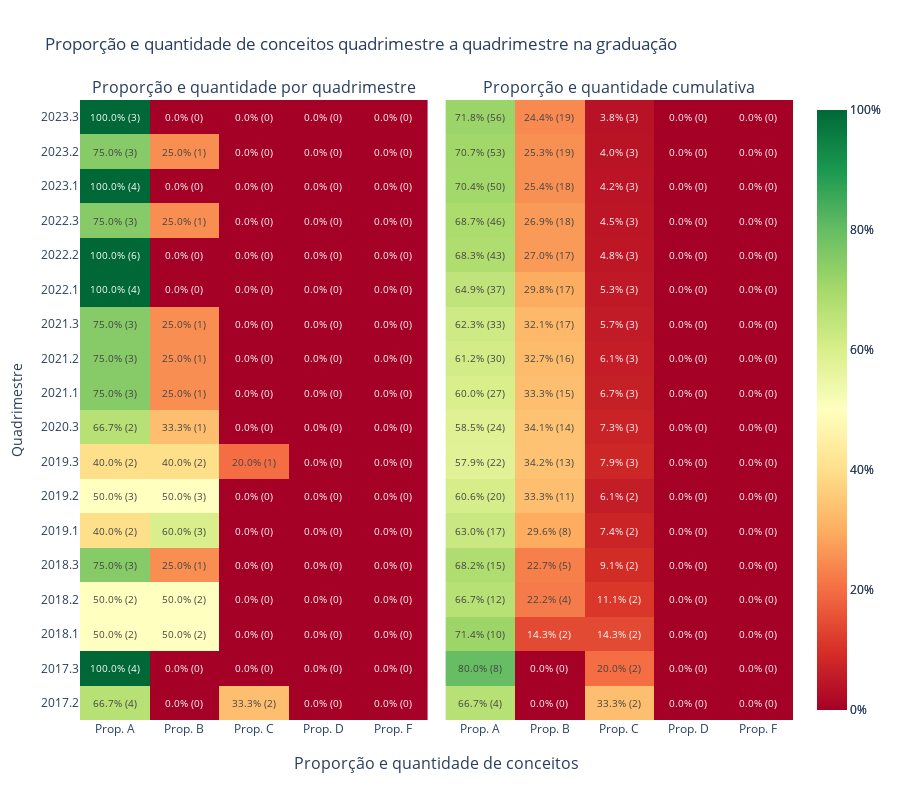

This figure's notebook cell:
### Markdown cell above
Assim, podemos combinar os resultados em um subplot com dois heatmaps:

### Code cell
x_grades_prop_quad = [f'Prop. {grade[-1]}' for grade in df_ufabc_grades_prop_quad.columns]
y_grades_prop_quad = df_ufabc_grades_prop_quad.index
z_grades_prop_quad = df_ufabc_grades_prop_quad.apply(lambda s: s/s.sum(), axis=1).values
text_1 = df_ufabc_grades_prop_quad.apply(lambda s: np.round(s/s.sum()*100,1), axis=1).astype(str) + '% (' + df_ufabc_grades_prop_quad.astype(str) + ')'

x_grades_prop_cum_quad = [f'Prop. {grade[-1]}' for grade in df_ufabc_grades_cum_quad.columns]
y_grades_prop_cum_quad = df_ufabc_grades_cum_quad.index
z_grades_prop_cum_quad = df_ufabc_grades_cum_quad.apply(lambda s: s/s.sum(), axis=1).values
text_2 = df_ufabc_grades_cum_quad.apply(lambda s: np.round(s/s.sum()*100, 1), axis=1).astype(str) + '% (' + df_ufabc_grades_cum_quad.astype(str) + ')'

fig_grades_prop_cum_quad = make_subplots(rows=1, cols=2, shared_yaxes=True, horizontal_spacing=0.025, x_title='Proporção e quantidade de conceitos',
                                         subplot_titles=['Proporção e quantidade por quadrimestre', 'Proporção e quantidade cumulativa'])

fig_grades_prop_cum_quad.add_trace(go.Heatmap(x=x_grades_prop_quad, y=y_grades_prop_quad, z=z_grades_prop_quad, text=text_1,
                                          texttemplate='%{text}', zhoverformat='.1%', colorscale=HEATMAP_PALETTE, 
                                          hoverinfo='x+y+z', colorbar_tickformat='.0%', zmin=0, zmax=1), row=1, col=1)

fig_grades_prop_cum_quad.add_trace(go.Heatmap(x=x_grades_prop_cum_quad, y=y_grades_prop_cum_quad, z=z_grades_prop_cum_quad, 
                                              text=text_2, texttemplate='%{text}', zhoverformat='.1%', 
                                              colorscale=HEATMAP_PALETTE, hoverinfo='x+y+z', zmin=0, zmax=1,
                                              colorbar_tickformat='.0%'), row=1, col=2)


fig_grades_prop_cum_quad.update_layout({'title': 'Proporção e quantidade de conceitos quadrimestre a quadrimestre na graduação', 
                                        'yaxis_title': 'Quadrimestre', 'height': 800})
fig_grades_prop_cum_quad.show()

### Figure 1 — Plotly figure (JSON) as saved in the notebook; plotly's stock layout.template omitted (floating-point values rounded to 4 significant figures)
{"data": [{"colorbar": {"tickformat": ".0%"}, "colorscale": [[0, "rgb(165,0,38)"], [0.1, "rgb(215,48,39)"], [0.2, "rgb(244,109,67)"], [0.3, "rgb(253,174,97)"], [0.4, "rgb(254,224,139)"], [0.5, "rgb(255,255,191)"], [0.6, "rgb(217,239,139)"], [0.7, "rgb(166,217,106)"], [0.8, "rgb(102,189,99)"], [0.9, "rgb(26,152,80)"], [1, "rgb(0,104,55)"]], "hoverinfo": "x+y+z", "text": [["66.7% (4)", "0.0% (0)", "33.3% (2)", "0.0% (0)", "0.0% (0)"], ["100.0% (4)", "0.0% (0)", "0.0% (0)", "0.0% (0)", "0.0% (0)"], ["50.0% (2)", "50.0% (2)", "0.0% (0)", "0.0% (0)", "0.0% (0)"], ["50.0% (2)", "50.0% (2)", "0.0% (0)", "0.0% (0)", "0.0% (0)"], ["75.0% (3)", "25.0% (1)", "0.0% (0)", "0.0% (0)", "0.0% (0)"], ["40.0% (2)", "60.0% (3)", "0.0% (0)", "0.0% (0)", "0.0% (0)"], ["50.0% (3)", "50.0% (3)", "0.0% (0)", "0.0% (0)", "0.0% (0)"], ["40.0% (2)", "40.0% (2)", "20.0% (1)", "0.0% (0)", "0.0% (0)"], ["66.7% (2)", "33.3% (1)", "0.0% (0)", "0.0% (0)", "0.0% (0)"], ["75.0% (3)", "25.0% (1)", "0.0% (0)", "0.0% (0)", "0.0% (0)"], ["75.0% (3)", "25.0% (1)", "0.0% (0)", "0.0% (0)", "0.0% (0)"], ["75.0% (3)", "25.0% (1)", "0.0% (0)", "0.0% (0)", "0.0% (0)"], ["100.0% (4)", "0.0% (0)", "0.0% (0)", "0.0% (0)", "0.0% (0)"], ["100.0% (6)", "0.0% (0)", "0.0% (0)", "0.0% (0)", "0.0% (0)"], ["75.0% (3)", "25.0% (1)", "0.0% (0)", "0.0% (0)", "0.0% (0)"], ["100.0% (4)", "0.0% (0)", "0.0% (0)", "0.0% (0)", "0.0% (0)"], ["75.0% (3)", "25.0% (1)", "0.0% (0)", "0.0% (0)", "0.0% (0)"], ["100.0% (3)", "0.0% (0)", "0.0% (0)", "0.0% (0)", "0.0% (0)"]], "texttemplate": "%{text}", "type": "heatmap", "x": ["Prop. A", "Prop. B", "Prop. C", "Prop. D", "Prop. F"], "xaxis": "x", "y": ["2017.2", "2017.3", "2018.1", "2018.2", "2018.3", "2019.1", "2019.2", "2019.3", "2020.3", "2021.1", "2021.2", "2021.3", "2022.1", "2022.2", "2022.3", "2023.1", "2023.2", "2023.3"], "yaxis": "y", "z": [[0.6667, 0, 0.3333, 0, 0], [1, 0, 0, 0, 0], [0.5, 0.5, 0, 0, 0], [0.5, 0.5, 0, 0, 0], [0.75, 0.25, 0, 0, 0], [0.4, 0.6, 0, 0, 0], [0.5, 0.5, 0, 0, 0], [0.4, 0.4, 0.2, 0, 0], [0.6667, 0.3333, 0, 0, 0], [0.75, 0.25, 0, 0, 0], [0.75, 0.25, 0, 0, 0], [0.75, 0.25, 0, 0, 0], [1, 0, 0, 0, 0], [1, 0, 0, 0, 0], [0.75, 0.25, 0, 0, 0], [1, 0, 0, 0, 0], [0.75, 0.25, 0, 0, 0], [1, 0, 0, 0, 0]], "zhoverformat": ".1%", "zmax": 1, "zmin": 0}, {"colorbar": {"tickformat": ".0%"}, "colorscale": [[0, "rgb(165,0,38)"], [0.1, "rgb(215,48,39)"], [0.2, "rgb(244,109,67)"], [0.3, "rgb(253,174,97)"], [0.4, "rgb(254,224,139)"], [0.5, "rgb(255,255,191)"], [0.6, "rgb(217,239,139)"], [0.7, "rgb(166,217,106)"], [0.8, "rgb(102,189,99)"], [0.9, "rgb(26,152,80)"], [1, "rgb(0,104,55)"]], "hoverinfo": "x+y+z", "text": [["66.7% (4)", "0.0% (0)", "33.3% (2)", "0.0% (0)", "0.0% (0)"], ["80.0% (8)", "0.0% (0)", "20.0% (2)", "0.0% (0)", "0.0% (0)"], ["71.4% (10)", "14.3% (2)", "14.3% (2)", "0.0% (0)", "0.0% (0)"], ["66.7% (12)", "22.2% (4)", "11.1% (2)", "0.0% (0)", "0.0% (0)"], ["68.2% (15)", "22.7% (5)", "9.1% (2)", "0.0% (0)", "0.0% (0)"], ["63.0% (17)", "29.6% (8)", "7.4% (2)", "0.0% (0)", "0.0% (0)"], ["60.6% (20)", "33.3% (11)", "6.1% (2)", "0.0% (0)", "0.0% (0)"], ["57.9% (22)", "34.2% (13)", "7.9% (3)", "0.0% (0)", "0.0% (0)"], ["58.5% (24)", "34.1% (14)", "7.3% (3)", "0.0% (0)", "0.0% (0)"], ["60.0% (27)", "33.3% (15)", "6.7% (3)", "0.0% (0)", "0.0% (0)"], ["61.2% (30)", "32.7% (16)", "6.1% (3)", "0.0% (0)", "0.0% (0)"], ["62.3% (33)", "32.1% (17)", "5.7% (3)", "0.0% (0)", "0.0% (0)"], ["64.9% (37)", "29.8% (17)", "5.3% (3)", "0.0% (0)", "0.0% (0)"], ["68.3% (43)", "27.0% (17)", "4.8% (3)", "0.0% (0)", "0.0% (0)"], ["68.7% (46)", "26.9% (18)", "4.5% (3)", "0.0% (0)", "0.0% (0)"], ["70.4% (50)", "25.4% (18)", "4.2% (3)", "0.0% (0)", "0.0% (0)"], ["70.7% (53)", "25.3% (19)", "4.0% (3)", "0.0% (0)", "0.0% (0)"], ["71.8% (56)", "24.4% (19)", "3.8% (3)", "0.0% (0)", "0.0% (0)"]], "texttemplate": "%{text}", "type": "heatmap", "x": ["Prop. A", "Prop. B", "Prop. C", "Prop. D", "Prop. F"], "xaxis": "x2", "y": ["2017.2", "2017.3", "2018.1", "2018.2", "2018.3", "2019.1", "2019.2", "2019.3", "2020.3", "2021.1", "2021.2", "2021.3", "2022.1", "2022.2", "2022.3", "2023.1", "2023.2", "2023.3"], "yaxis": "y2", "z": [[0.6667, 0, 0.3333, 0, 0], [0.8, 0, 0.2, 0, 0], [0.7143, 0.1429, 0.1429, 0, 0], [0.6667, 0.2222, 0.1111, 0, 0], [0.6818, 0.2273, 0.09091, 0, 0], [0.6296, 0.2963, 0.07407, 0, 0], [0.6061, 0.3333, 0.06061, 0, 0], [0.5789, 0.3421, 0.07895, 0, 0], [0.5854, 0.3415, 0.07317, 0, 0], [0.6, 0.3333, 0.06667, 0, 0], [0.6122, 0.3265, 0.06122, 0, 0], [0.6226, 0.3208, 0.0566, 0, 0], [0.6491, 0.2982, 0.05263, 0, 0], [0.6825, 0.2698, 0.04762, 0, 0], [0.6866, 0.2687, 0.04478, 0, 0], [0.7042, 0.2535, 0.04225, 0, 0], [0.7067, 0.2533, 0.04, 0, 0], [0.7179, 0.2436, 0.03846, 0, 0]], "zhoverformat": ".1%", "zmax": 1, "zmin": 0}], "layout": {"annotations": [{"font": {"size": 16}, "showarrow": false, "text": "Proporção e quantidade por quadrimestre", "x": 0.2437, "xanchor": "center", "xref": "paper", "y": 1, "yanchor": "bottom", "yref": "paper"}, {"font": {"size": 16}, "showarrow": false, "text": "Proporção e quantidade cumulativa", "x": 0.7562, "xanchor": "center", "xref": "paper", "y": 1, "yanchor": "bottom", "yref": "paper"}, {"font": {"size": 16}, "showarrow": false, "text": "Proporção e quantidade de conceitos", "x": 0.5, "xanchor": "center", "xref": "paper", "y": 0, "yanchor": "top", "yref": "paper", "yshift": -30}], "height": 800, "title": {"text": "Proporção e quantidade de conceitos quadrimestre a quadrimestre na graduação"}, "xaxis": {"anchor": "y", "domain": [0, 0.4875]}, "xaxis2": {"anchor": "y2", "domain": [0.5125, 1]}, "yaxis": {"anchor": "x", "domain": [0, 1], "title": {"text": "Quadrimestre"}}, "yaxis2": {"anchor": "x2", "domain": [0, 1], "matches": "y", "showticklabels": false}}}
